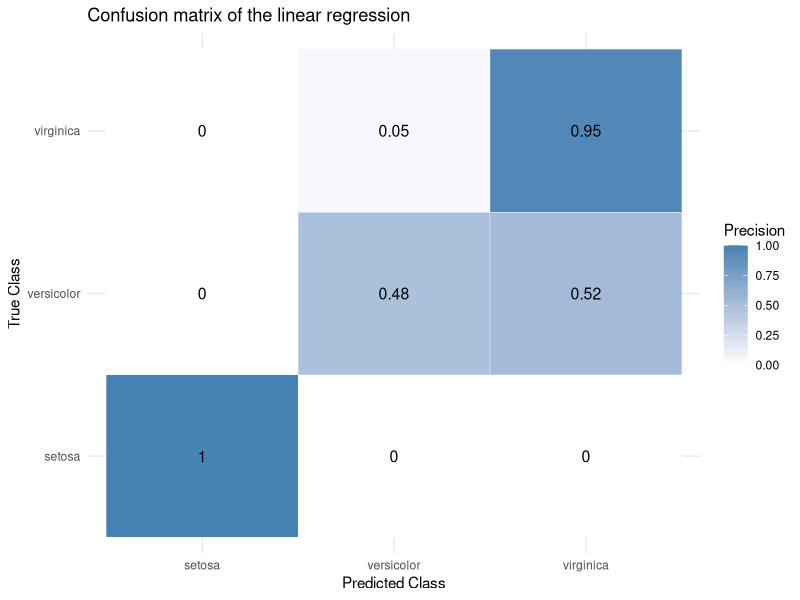
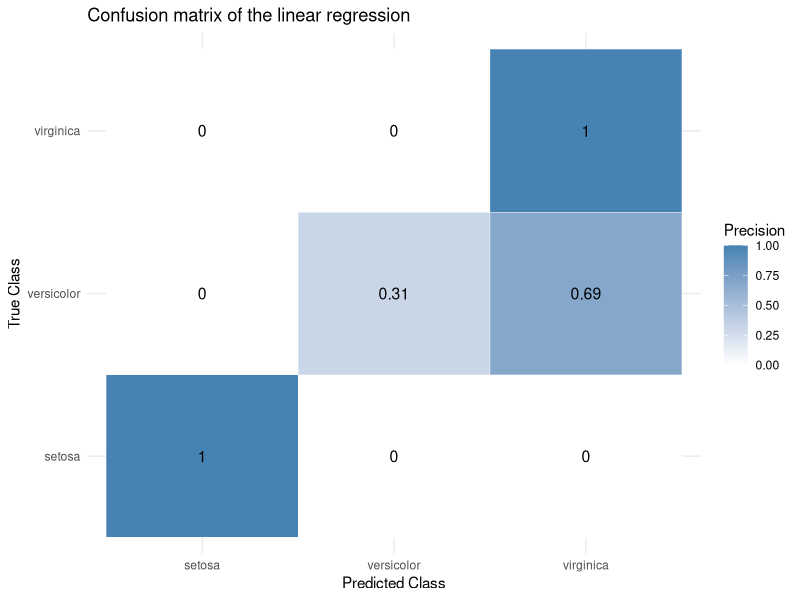

Reproduce these figures in R, in order.
## ---- chunk 1
knitr::opts_chunk$set(echo = FALSE, cache = FALSE)
knitr::opts_chunk$set(warning = FALSE, message = FALSE, include = FALSE) 
knitr::opts_chunk$set(fig.pos = "H", out.extra = '', fig.align = "center",
                      fig.height = 4, fig.width =6)
knitr::opts_chunk$set(dev.args = list(encoding = "CP1250.ENC"))

## ---- chunk 2
# Import necessary librarries
library("datasets")
library("caret")
library("reshape2")
## ---- chunk 3
iris_df <- iris
## ---- chunk 4
split_ratio <- 0.6

train_indices <- sample(seq_len(nrow(iris_df)), size = split_ratio * nrow(iris_df))

train_data <- iris_df[train_indices, ]
test_data  <- iris_df[-train_indices, ]
## ---- chunk 5
# Extract class labels
classes <- unique(iris_df$Species)

# Function to fit one-vs-rest linear regression model for a given class
model_fitter <- function(train_data, cls) {
  binary_response <- ifelse(train_data$Species == cls, 1, 0)
  lm(binary_response ~ Sepal.Length + Sepal.Width + Petal.Length + Petal.Width,
     data = train_data)
}

# Train a model for each class
models <- lapply(classes, function(cls) model_fitter(train_data, cls))

# Function to predict class with the highest predicted value
predict_multiclass <- function(data, models) {
  preds <- sapply(models, function(model) predict(model, newdata = data))
  preds <- as.matrix(preds)
  colnames(preds) <- classes
  
  max_indices <- apply(preds, 1, which.max)
  predicted_classes <- factor(classes[max_indices], levels = classes)
  
  return(predicted_classes)
}

## ---- chunk 6
# Predict ondata
predicted.classes <- predict_multiclass(iris_df, models)

iris_df$Predicted.Species <- predicted.classes
## ---- chunk 7
# Find the true labels
G <- iris_df[train_indices, "Species"]

# Find the predicted labels
G.hat <- predicted.classes[train_indices]

# Create a confussion matrix
conf.matrix <- confusionMatrix(data = G.hat, reference = G)$table

# Normalize the matrix by columns and melt the matrix
conf.matrix <- melt(prop.table(conf.matrix, margin = 2))

# Rename the columns of the matrix
colnames(conf.matrix) <- c("Predicted.label", "True.label", "Precision")


# Plot the confussion matrix as heatmap
ggplot(conf.matrix, aes(x = Predicted.label, y = True.label, fill = Precision)) +
  geom_tile(color = "white") +
  geom_text(aes(label = round(Precision, 2)), size = 4) +
  scale_fill_gradient(low = "white", high = "steelblue") +
  labs(title = "Confusion matrix of the linear regression",
       x = "Predicted Class", y = "True Class", fill = "Precision") +
  theme_minimal()
## ---- chunk 8
# Find the true labels
G <- iris_df[-train_indices, "Species"]

# Find the predicted labels
G.hat <- predicted.classes[-train_indices]

# Create a confussion matrix
conf.matrix <- confusionMatrix(data = G.hat, reference = G)$table

# Normalize the matrix by columns and melt the matrix
conf.matrix <- melt(prop.table(conf.matrix, margin = 2))

# Rename the columns of the matrix
colnames(conf.matrix) <- c("Predicted.label", "True.label", "Precision")


# Plot the confussion matrix as heatmap
ggplot(conf.matrix, aes(x = Predicted.label, y = True.label, fill = Precision)) +
  geom_tile(color = "white") +
  geom_text(aes(label = round(Precision, 2)), size = 4) +
  scale_fill_gradient(low = "white", high = "steelblue") +
  labs(title = "Confusion matrix of the linear regression",
       x = "Predicted Class", y = "True Class", fill = "Precision") +
  theme_minimal()
